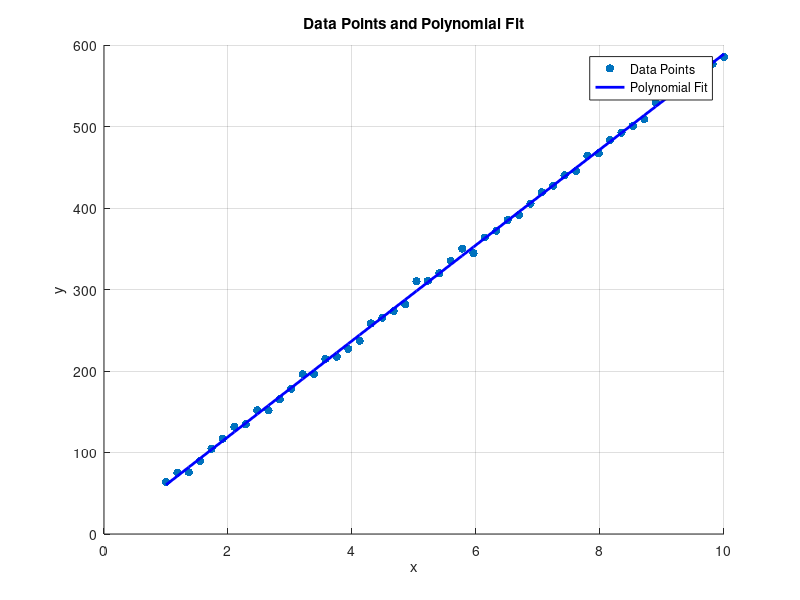

This chart was generated by the following MATLAB code:
R = 59;
n = 50;
x = linspace(1, 10, n);
y = R * x + randn(1, n) * 5;
p_poly = polyfit(x, y, 2);
y_poly_fit = polyval(p_poly, x);
figure;
scatter(x, y, 'filled');
hold on;
plot(x, y_poly_fit, '-b', 'LineWidth', 2);
xlabel('x');
ylabel('y');
title('Data Points and Polynomial Fit');
legend('Data Points', 'Polynomial Fit');
grid on;
